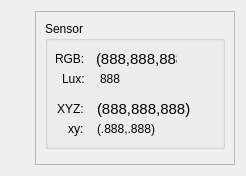
      <widget class="QWidget" name="tabChecker">
       <attribute name="title">
        <string>Checker</string>
       </attribute>
       <layout class="QHBoxLayout" name="horizontalLayout_7">
        <item>
         <widget class="QWidget" name="widgetChecker" native="true">
          <property name="minimumSize">
           <size>
            <width>0</width>
            <height>0</height>
           </size>
          </property>
          <property name="autoFillBackground">
           <bool>false</bool>
          </property>
          <layout class="QVBoxLayout" name="verticalLayout_15">
           <item>
            <layout class="QGridLayout" name="gridLayoutChecker"/>
           </item>
          </layout>
         </widget>
        </item>
        <item>
         <widget class="QFrame" name="frame_4">
          <property name="minimumSize">
           <size>
            <width>200</width>
            <height>0</height>
           </size>
          </property>
          <property name="maximumSize">
           <size>
            <width>200</width>
            <height>16777215</height>
           </size>
          </property>
          <property name="frameShape">
           <enum>QFrame::StyledPanel</enum>
          </property>
          <property name="frameShadow">
           <enum>QFrame::Raised</enum>
          </property>
          <layout class="QVBoxLayout" name="verticalLayout_14">
           <item>
            <widget class="QGroupBox" name="groupBoxCheckerSensor">
             <property name="minimumSize">
              <size>
               <width>0</width>
               <height>128</height>
              </size>
             </property>
             <property name="maximumSize">
              <size>
               <width>16777215</width>
               <height>128</height>
              </size>
             </property>
             <property name="title">
              <string>Sensor</string>
             </property>
             <widget class="QLabel" name="label_13">
              <property name="geometry">
               <rect>
                <x>10</x>
                <y>30</y>
                <width>41</width>
                <height>16</height>
               </rect>
              </property>
              <property name="text">
               <string>RGB:</string>
              </property>
             </widget>
             <widget class="QLabel" name="label_14">
              <property name="geometry">
               <rect>
                <x>17</x>
                <y>50</y>
                <width>41</width>
                <height>16</height>
               </rect>
              </property>
              <property name="text">
               <string>Lux:</string>
              </property>
             </widget>
             <widget class="QLabel" name="labelCheckerRGB">
              <property name="geometry">
               <rect>
                <x>51</x>
                <y>30</y>
                <width>81</width>
                <height>16</height>
               </rect>
              </property>
              <property name="font">
               <font>
                <family>Arial</family>
                <pointsize>11</pointsize>
               </font>
              </property>
              <property name="text">
               <string>(888,888,888)</string>
              </property>
             </widget>
             <widget class="QLabel" name="labelCheckerLux">
              <property name="geometry">
               <rect>
                <x>55</x>
                <y>50</y>
                <width>41</width>
                <height>16</height>
               </rect>
              </property>
              <property name="text">
               <string>888</string>
              </property>
             </widget>
             <widget class="QLabel" name="label_15">
              <property name="geometry">
               <rect>
                <x>12</x>
                <y>80</y>
                <width>41</width>
                <height>16</height>
               </rect>
              </property>
              <property name="text">
               <string>XYZ:</string>
              </property>
             </widget>
             <widget class="QLabel" name="label_16">
              <property name="geometry">
               <rect>
                <x>23</x>
                <y>100</y>
                <width>41</width>
                <height>16</height>
               </rect>
              </property>
              <property name="text">
               <string>xy:</string>
              </property>
             </widget>
             <widget class="QLabel" name="labelCheckerxy">
              <property name="geometry">
               <rect>
                <x>52</x>
                <y>100</y>
                <width>111</width>
                <height>16</height>
               </rect>
              </property>
              <property name="text">
               <string>(.888,.888)</string>
              </property>
             </widget>
             <widget class="QLabel" name="labelCheckerXYZ">
              <property name="geometry">
               <rect>
                <x>52</x>
                <y>80</y>
                <width>111</width>
                <height>16</height>
               </rect>
              </property>
              <property name="font">
               <font>
                <family>Arial</family>
                <pointsize>11</pointsize>
               </font>
              </property>
              <property name="text">
               <string>(888,888,888)</string>
              </property>
             </widget>
            </widget>
           </item>
           <item>
            <widget class="QFrame" name="frameChecker">
             <property name="frameShape">
              <enum>QFrame::StyledPanel</enum>
             </property>
             <property name="frameShadow">
              <enum>QFrame::Raised</enum>
             </property>
            </widget>
           </item>
          </layout>
         </widget>
        </item>
       </layout>
      </widget>
